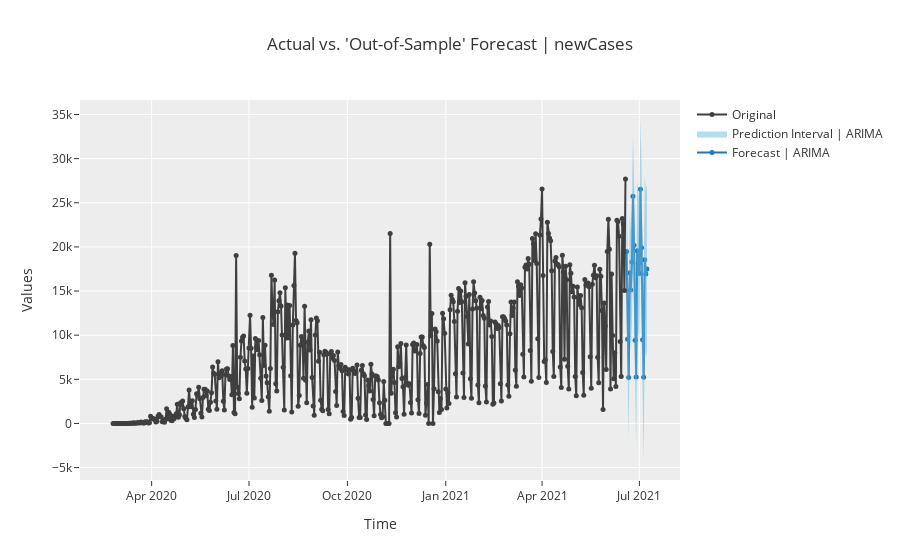

Notebook source saved alongside this figure:
### Markdown cell above
## Gráficos:



- ‘ts’ - Time Series Plot
- ‘train_test_split’ - Train Test Split
- ‘cv’ - Cross Validation
- ‘acf’ - Auto Correlation (ACF)
- ‘pacf’ - Partial Auto Correlation (PACF)
- ‘decomp_classical’ - Decomposition Classical
- ‘decomp_stl’ - Decomposition STL
- ‘diagnostics’ - Diagnostics Plot
- ‘forecast’ - “Out-of-Sample” Forecast Plot
- ‘insample’ - “In-Sample” Forecast Plot
- ‘residuals’ - Residuals Plot

### Code cell
# ts plot
plot_model(final_tuned_aa)

### Figure 1 — Plotly figure (JSON) as saved in the notebook; plotly's stock layout.template omitted (floating-point values rounded to 4 significant figures; data arrays with more than 128 entries replaced by an {"elided": "..."} marker saying what was removed)
{"data": [{"line": {"color": "#1f77b4"}, "marker": {"size": 5}, "mode": "lines+markers", "name": "Forecast | ARIMA", "showlegend": true, "x": ["2021-06-19T00:00:00", "2021-06-20T00:00:00", "2021-06-21T00:00:00", "2021-06-22T00:00:00", "2021-06-23T00:00:00", "2021-06-24T00:00:00", "2021-06-25T00:00:00", "2021-06-26T00:00:00", "2021-06-27T00:00:00", "2021-06-28T00:00:00", "2021-06-29T00:00:00", "2021-06-30T00:00:00", "2021-07-01T00:00:00", "2021-07-02T00:00:00", "2021-07-03T00:00:00", "2021-07-04T00:00:00", "2021-07-05T00:00:00", "2021-07-06T00:00:00", "2021-07-07T00:00:00", "2021-07-08T00:00:00"], "y": [19490.0, 9550.0, 5214.0, 17070.0, 15130.0, 18290.0, 25750.0, 20190.0, 9438.0, 5252.0, 19560.0, 18150.0, 16980.0, 26540.0, 19900.0, 9483.0, 5237.0, 18550.0, 16930.0, 17510.0], "type": "scatter"}, {"line": {"width": 0}, "marker": {"color": "#68BBE3"}, "mode": "lines", "name": "Lower Interval", "showlegend": false, "x": ["2021-06-19T00:00:00", "2021-06-20T00:00:00", "2021-06-21T00:00:00", "2021-06-22T00:00:00", "2021-06-23T00:00:00", "2021-06-24T00:00:00", "2021-06-25T00:00:00", "2021-06-26T00:00:00", "2021-06-27T00:00:00", "2021-06-28T00:00:00", "2021-06-29T00:00:00", "2021-06-30T00:00:00", "2021-07-01T00:00:00", "2021-07-02T00:00:00", "2021-07-03T00:00:00", "2021-07-04T00:00:00", "2021-07-05T00:00:00", "2021-07-06T00:00:00", "2021-07-07T00:00:00", "2021-07-08T00:00:00"], "y": [12650.0, 2719.0, -1618.0, 10230.0, 8299.0, 11460.0, 18920.0, 12240.0, 1489.0, -2696.0, 11610.0, 10200.0, 9028.0, 18590.0, 10410.0, -6.926, -4253.0, 9061.0, 7436.0, 8018.0], "type": "scatter"}, {"fill": "tonexty", "fillcolor": "rgba(104,187,227,0.5)", "line": {"width": 0}, "marker": {"color": "#68BBE3"}, "mode": "lines", "name": "Prediction Interval | ARIMA", "showlegend": true, "x": ["2021-06-19T00:00:00", "2021-06-20T00:00:00", "2021-06-21T00:00:00", "2021-06-22T00:00:00", "2021-06-23T00:00:00", "2021-06-24T00:00:00", "2021-06-25T00:00:00", "2021-06-26T00:00:00", "2021-06-27T00:00:00", "2021-06-28T00:00:00", "2021-06-29T00:00:00", "2021-06-30T00:00:00", "2021-07-01T00:00:00", "2021-07-02T00:00:00", "2021-07-03T00:00:00", "2021-07-04T00:00:00", "2021-07-05T00:00:00", "2021-07-06T00:00:00", "2021-07-07T00:00:00", "2021-07-08T00:00:00"], "y": [26320.0, 16380.0, 12050.0, 23900.0, 21960.0, 25120.0, 32580.0, 28140.0, 17390.0, 13200.0, 27510.0, 26100.0, 24930.0, 34490.0, 29390.0, 18970.0, 14730.0, 28040.0, 26420.0, 27000.0], "type": "scatter"}, {"marker": {"color": "#3f3f3f", "size": 5}, "mode": "lines+markers", "name": "Original", "showlegend": true, "x": {"elided": "480 str values"}, "y": {"elided": "480 int values"}, "type": "scatter"}], "layout": {"title": {"text": "Actual vs. 'Out-of-Sample' Forecast | newCases"}, "xaxis": {"title": {"text": "Time"}}, "yaxis": {"title": {"text": "Values"}}, "showlegend": true}}
